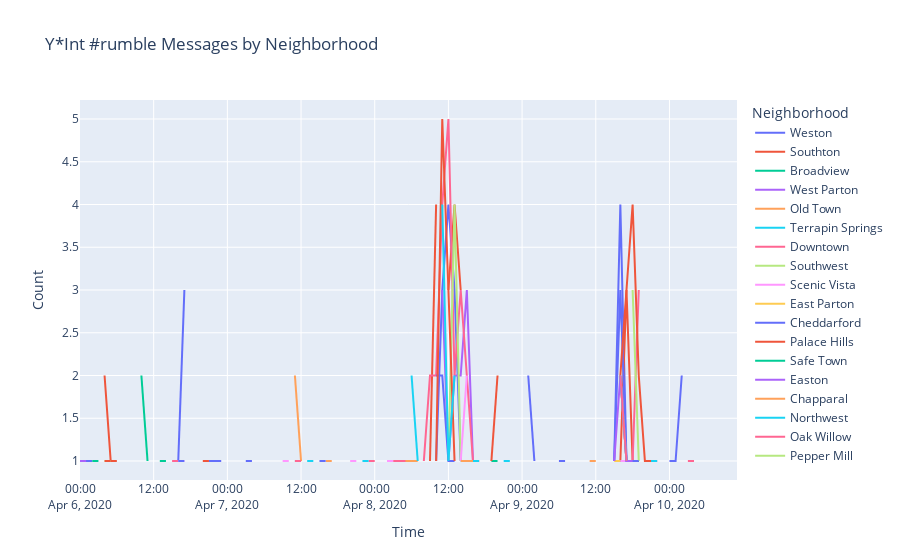

Notebook source saved alongside this figure:
### Code cell
# Create plot of rumble messages by neighborhood, see if they all come from the same place
rumble_grouped_df = create_message_counts(rumble_df)
fig_df = fill_df_nas(rumble_grouped_df, 'hour', 'location', rumble_neighborhoods)
plot_messages_over_time(fig_df, 'Y*Int #rumble Messages by Neighborhood')

# Doesn't look like they are all centered on a specific neighborhood
